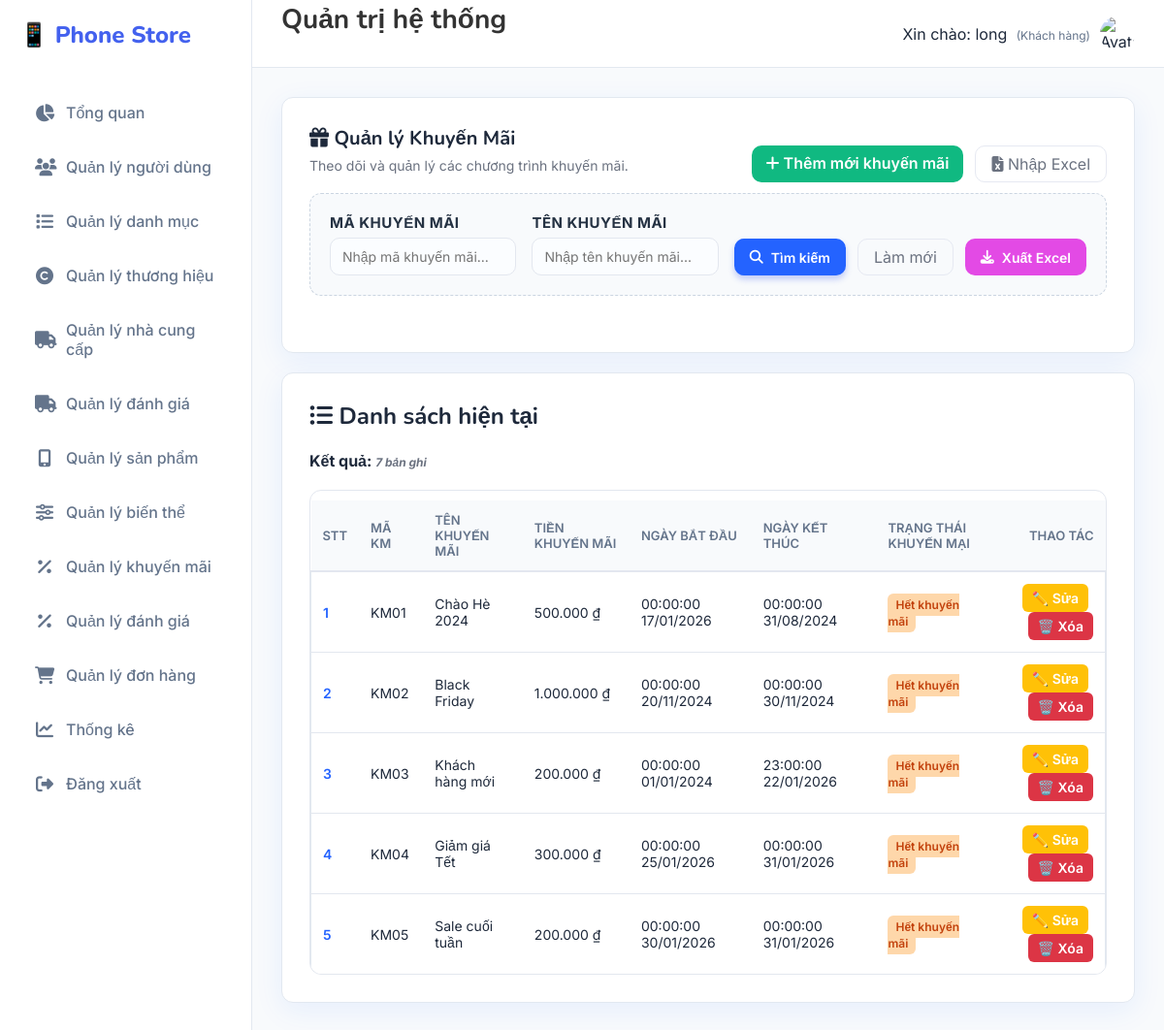
The app's page /Khuyenmai/danhsach (signed in) with its own data.
### tables this page shows
CREATE TABLE `khuyen_mai` (
  `ma_khuyen_mai` varchar(20) NOT NULL,
  `ten_khuyen_mai` varchar(255) DEFAULT NULL,
  `tien_khuyen_mai` decimal(15,2) DEFAULT NULL,
  `ngay_bat_dau` datetime DEFAULT NULL,
  `ngay_ket_thuc` datetime DEFAULT NULL,
  `trang_thai_khuyen_mai` enum('con','het') DEFAULT NULL
);

### MVC/Core/controller.php (called while the page is built, shortened)
<?php
class controller
{
    public function model($model)
    {
        return new $model;
    }
    public function view($view, $data = [])
    {
        include_once __DIR__ . '/../Views/' . $view . '.php';
    }
}

### MVC/Controllers/Khuyenmai.php (called while the page is built, shortened)
<?php
class Khuyenmai extends controller
{
    private $km;
    function __construct()
    {
        $this->km = $this->model("KhuyenMai_m");
    }
    function danhsach()
    {
        $result = $this->km->KhuyenMai_getAll();
        $this->view('Master', [
            'page' => 'Danhsachkhuyenmai_v',
            'dulieu' => $result
        ]);
    }
}

### MVC/Core/app.php (called while the page is built, shortened)
<?php
class app
{
    protected $action = "Get_data";
    function __construct()
    {
        $arr = $this->processURL();
        if ($arr != null) {
            if (file_exists(__DIR__ . '/../Controllers/' . $arr[0] . '.php')) {
                unset($arr[0]);
            }
        }
        $this->controller = new $this->controller;
        if (isset($arr[1])) {
            if (method_exists($this->controller, $arr[1])) {
                $this->action = $arr[1];
                unset($arr[1]);
            }
        }
        $this->param = $arr ? array_values($arr) : [];
        call_user_func_array([$this->controller, $this->action], $this->param);
    }
    function processURL()
    {
        if (isset($_GET['url'])) {
            return explode('/', filter_var(trim($_GET['url']), FILTER_DEFAULT));
        }
    }
}

### index.php (called while the page is built, shortened)
<?php
    $myapp = new app();
?>

### MVC/Core/connectDB.php (called while the page is built, shortened)
<?php
include_once __DIR__ . '/../../Public/Classes/TimezoneHelper.php';
class connectDB
{
    function __construct()
    {
        $this->con = mysqli_connect('localhost', 'root', '', 'phone_store_v2');
    }
}

### MVC/Models/KhuyenMai_m.php (called while the page is built, shortened)
<?php
class KhuyenMai_m extends connectDB
{
    function KhuyenMai_getAll()
    {
        $current_date = date('Y-m-d');
        $sql = "SELECT *,
                       CASE
                           WHEN ngay_ket_thuc < '$current_date' THEN 'het'
                           ELSE 'con'
                       END AS trang_thai_khuyen_mai
                FROM khuyen_mai
                ORDER BY LENGTH(ma_khuyen_mai), ma_khuyen_mai";
        return mysqli_query($this->con, $sql);
    }
}

### Public/Classes/TimezoneHelper.php (called while the page is built, shortened)
<?php
class TimezoneHelper
{
    public static function formatForDisplay($datetime, $format = 'd/m/Y H:i:s')
    {
        $date = new DateTime($datetime);
        return $date->format($format);
    }
}

### MVC/Views/Pages/Danhsachkhuyenmai_v.php (the view, shortened to what this page needs)
<!DOCTYPE html>
<html lang="vi">
<body>
    <div class="card">
        <div class="actions-top">
            <div>
                <h1><i class="fa-solid fa-gift"></i> Quản lý Khuyến Mãi</h1>
                <p class="lead">Theo dõi và quản lý các chương trình khuyến mãi.</p>
            </div>
            <div class="actions">
                <a href="http://localhost/Banhang/Khuyenmai/themmoi" class="btn-create"><i class="fa-solid fa-plus"></i>
                    Thêm mới khuyến mãi </a>
                <a href="http://localhost/Banhang/Khuyenmai/import_form" class="btn-ghost"><i
                        class="fa-solid fa-file-excel"></i> Nhập
                    Excel</a>
            </div>
        </div>
        <form method="post" action="http://localhost/Banhang/Khuyenmai/Timkiem" class="form-search"
            style="margin-bottom:30px;border:1px dashed #cbd5e1;padding:20px;border-radius:12px;background:#f8fafc">
            <div class="search-fields">
                <div>
                    <label for="searchId">Mã khuyến mãi</label>
                    <input type="text" id="searchId" name="txtMakhuyenmai" placeholder="Nhập mã khuyến mãi..."
                        value="<?php echo isset($data['ma_khuyen_mai']) ? htmlspecialchars($data['ma_khuyen_mai']) : ''; ?>" />
                </div>
                <div>
                    <label for="searchName">Tên khuyến mãi</label>
                    <input type="text" id="searchName" name="txtTenkhuyenmai" placeholder="Nhập tên khuyến mãi..."
                        value="<?php echo isset($data['ten_khuyen_mai']) ? htmlspecialchars($data['ten_khuyen_mai']) : ''; ?>" />
                </div>
            </div>
            <div class="actions" style="margin-top:0;">
                <button type="submit" class="btn-primary" name="btnTim"><i class="fa-solid fa-search"></i> Tìm
                    kiếm</button>
                <a href="http://localhost/Banhang/Khuyenmai/danhsach" class="btn-ghost">Làm mới</a>
                <button type="submit" name="btnXuatexcel" class="btn-excel">
                    <i class="fa-solid fa-solid fa-download"></i> Xuất Excel
                </button>
            </div>
        </form>
    </div>
    <div class="card">
        <h2><i class="fa-solid fa-list-ul"></i> Danh sách hiện tại</h2>
        <?php
        if (isset($data['dulieu'])) {
            if (is_object($data['dulieu'])) {
                $count = mysqli_num_rows($data['dulieu']);
                mysqli_data_seek($data['dulieu'], 0);
            } else {
                $count = 0;
            }
        ?>
        <div style="margin:10px 0">
            <strong>Kết quả: <span id="resultCount" class="hint"></span></strong>
        </div>
        <div class="table-container">
            <table>
                <thead>
                    <tr>
                        <th>STT</th>
                        <th>Mã KM</th>
                        <th>Tên khuyến mãi</th>
                        <th>Tiền khuyến mãi</th>
                        <th>Ngày bắt đầu</th>
                        <th>Ngày kết thúc</th>
                        <th>Trạng thái khuyến mại</th>
                        <th style="text-align:right">Thao tác</th>
                    </tr>
                </thead>
                <tbody id="kmBody">
                    <?php
                        if ($count > 0) {
                            $serial = 1;
                            while ($row = mysqli_fetch_array($data['dulieu'])) {
                        ?>
                    <tr>
                        <td><span style="font-weight:600;color:var(--accent)"><?php echo $serial++; ?></span>
                        </td>
                        <td><?php echo htmlspecialchars($row['ma_khuyen_mai']) ?></td>
                        <td><?php echo htmlspecialchars($row['ten_khuyen_mai']) ?></td>
                        <td><?php echo number_format($row['tien_khuyen_mai'], 0, ',', '.') ?> ₫</td>
                        <td><?php echo isset($row['ngay_bat_dau']) ? htmlspecialchars(TimezoneHelper::formatForDisplay($row['ngay_bat_dau'], 'H:i:s d/m/Y')) : '' ?></td>
                        <td><?php echo isset($row['ngay_ket_thuc']) ? htmlspecialchars(TimezoneHelper::formatForDisplay($row['ngay_ket_thuc'], 'H:i:s d/m/Y')) : '' ?></td>
                        <td>
                            <span style="
                                                background: <?php
                                                    $current_date = date('Y-m-d');
                                                    $end_date = $row['ngay_ket_thuc'];
                                                    $is_expired = strtotime($end_date) < strtotime($current_date);
                                                    echo $is_expired ? '#fed7aa' : '#d1fae5';
                                                ?>;
                                                color: <?php
                                                    $current_date = date('Y-m-d');
                                                    $end_date = $row['ngay_ket_thuc'];
                                                    $is_expired = strtotime($end_date) < strtotime($current_date);
                                                    echo $is_expired ? '#c2410c' : '#065f46';
                                                ?>;
                                                padding: 4px 8px;
                                                border-radius: 6px;
                                                font-size: 12px;
                                                font-weight: 600;
                                            ">
                                <?php
                                    $current_date = date('Y-m-d');
                                    $end_date = $row['ngay_ket_thuc'];
                                    $is_expired = strtotime($end_date) < strtotime($current_date);
                                    echo $is_expired ? 'Hết khuyến mãi' : 'Đang khuyến mãi';
                                ?>
                            </span>
                        </td>
                        <td style="text-align:right">
                            <a
                                href="http://localhost/Banhang/Khuyenmai/sua/<?php echo urlencode($row['ma_khuyen_mai']) ?>"><button
                                    class="btn-edit">✏️
                                    Sửa</button></a>
                            <a href="http://localhost/Banhang/Khuyenmai/xoa/<?php echo urlencode($row['ma_khuyen_mai']) ?>"
                                onclick="return confirm('Bạn có chắc chắn muốn xoá không?')"><button
                                    class="btn-delete">🗑️
                                    Xóa</button></a>
                        </td>
                    </tr>
                    <?php }
                        } ?>
                </tbody>
            </table>
        </div>
        <?php } ?>
    </div>
</body>
</html>

### Public/Css/style.css (style rules this page uses)
:root { --primary: #4361ee; --primary-dark: #3a0ca3; --secondary: #4cc9f0; --accent: #f72585; --success: #10b981; --warning: #f59e0b; --danger: #ef4444; --dark: #1e293b; --light: #f8fafc; --white: #ffffff; --gray: #64748b; --border: #e2e8f0; --shadow: 0 10px 15px -3px rgba(0, 0, 0, 0.1), 0 4px 6px -2px rgba(0, 0, 0, 0.05); --radius: 16px; --sidebar-width: 260px; }
* { margin: 0; padding: 0; box-sizing: border-box; font-family: "Inter", sans-serif; }
body { background-color: var(--light); color: var(--dark); height: 100vh; overflow: hidden; }
a { text-decoration: none; transition: 0.3s; }
.card { background: var(--white); border-radius: var(--radius); padding: 30px; box-shadow: var(--shadow); border: 1px solid var(--border); margin-bottom: 30px; }
h1, h2 { color: var(--dark); margin-bottom: 20px; font-family: "Nunito", sans-serif; }
p.lead { color: var(--gray); margin-bottom: 25px; font-size: 15px; }
form { display: grid; grid-template-columns: repeat(2, 1fr); gap: 24px; }
label { font-size: 13px; font-weight: 600; color: var(--gray); margin-bottom: 8px; display: block; text-transform: uppercase; letter-spacing: 0.5px; }
input, select, textarea { width: 100%; padding: 12px 16px; border: 1px solid var(--border); border-radius: 10px; font-size: 15px; background: #f9fafb; transition: 0.2s; }
.actions { margin-top: 10px; display: flex; gap: 12px; justify-content: flex-end; grid-column: 1 / -1; }
button, .btn { padding: 10px 20px; border-radius: 10px; font-weight: 600; font-size: 14px; cursor: pointer; border: none; display: inline-flex; align-items: center; gap: 8px; transition: 0.2s; text-decoration: none; }
.btn-primary { background: var(--primary); color: #fff; box-shadow: 0 4px 6px rgba(67, 97, 238, 0.3); }
.btn-ghost { background: transparent; border: 1px solid var(--border); color: var(--gray); }
table { width: 100%; border-collapse: separate; border-spacing: 0 8px; margin-top: 10px; }
th { text-align: left; padding: 12px 16px; color: var(--gray); font-size: 13px; font-weight: 600; text-transform: uppercase; }
td { background: #fff; padding: 16px; border-top: 1px solid var(--border); border-bottom: 1px solid var(--border); font-size: 14px; color: var(--dark); }
td:first-child { border-left: 1px solid var(--border); border-top-left-radius: 12px; border-bottom-left-radius: 12px; }
td:last-child { border-right: 1px solid var(--border); border-top-right-radius: 12px; border-bottom-right-radius: 12px; }
.hint { font-size: 13px; color: var(--gray); margin-top: 10px; font-style: italic; }

### records on screen
khuyen_mai: ma_khuyen_mai "KM01", ten_khuyen_mai "Chào Hè 2024", tien_khuyen_mai "500.000", ngay_bat_dau "00:00:00 17/01/2026", ngay_ket_thuc "00:00:00 31/08/2024", shows "Hết khuyến mãi"
khuyen_mai: ma_khuyen_mai "KM02", ten_khuyen_mai "Black Friday", tien_khuyen_mai "1.000.000", ngay_bat_dau "00:00:00 20/11/2024", ngay_ket_thuc "00:00:00 30/11/2024", shows "Hết khuyến mãi"
khuyen_mai: ma_khuyen_mai "KM03", ten_khuyen_mai "Khách hàng mới", tien_khuyen_mai "200.000", ngay_bat_dau "00:00:00 01/01/2024", ngay_ket_thuc "23:00:00 22/01/2026", shows "Hết khuyến mãi"
khuyen_mai: ma_khuyen_mai "KM04", ten_khuyen_mai "Giảm giá Tết", tien_khuyen_mai "300.000", ngay_bat_dau "00:00:00 25/01/2026", ngay_ket_thuc "00:00:00 31/01/2026", shows "Hết khuyến mãi"
khuyen_mai: ma_khuyen_mai "KM05", ten_khuyen_mai "Sale cuối tuần", tien_khuyen_mai "200.000", ngay_bat_dau "00:00:00 30/01/2026", ngay_ket_thuc "00:00:00 31/01/2026", shows "Hết khuyến mãi"

### other values on screen
$_SESSION['user_name'] "long"
